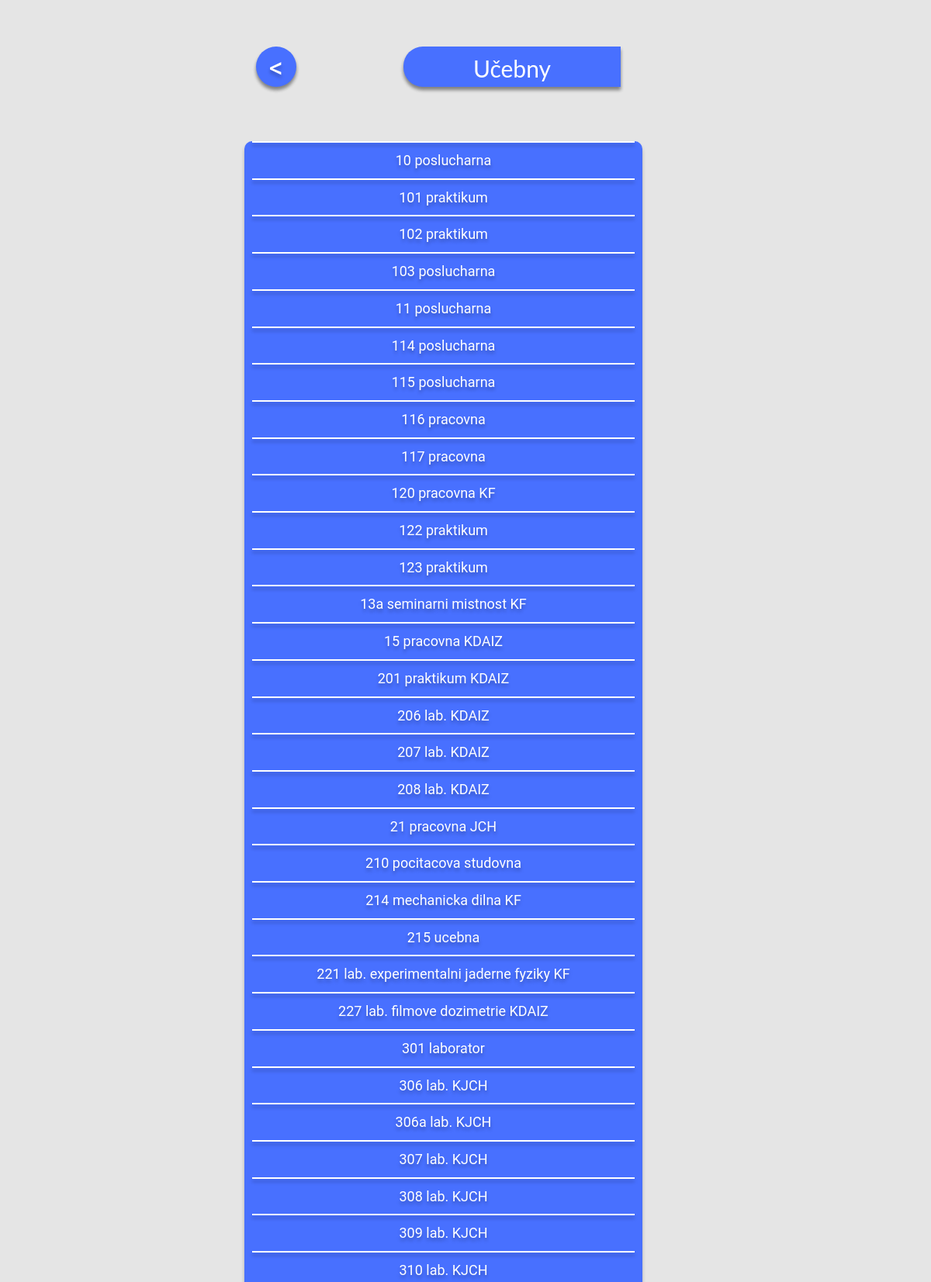
/classes/ (upper part), run on the app's committed database.
### develop/models.py (models this page shows, shortened)
class Room(models.Model):
    floor = models.ForeignKey(
        Floor,
        on_delete=models.PROTECT,
        verbose_name=('floor'),
        related_name='room_on_floor'
    )
    room_type = models.ManyToManyField(Room_type)
    name = models.TextField()
    description = models.TextField()
    area = models.TextField(default='')
    image = models.ImageField(upload_to='develop/db_images',  default='brehova/4. patro/401.jpg')
    class Meta:
        ordering=('name',)

### develop/views.py (the view)
# urls.py: path('classes/', allviews.classes_view, name='classes'),
def classes_view(request, *args, **kwargs):
    queryset = Room.objects.filter(room_type__id = 2)
    context = {
        "rooms": queryset
    }
    return render(request, "develop/classes.html", context)

### develop/templates/develop/classes.html (shortened to what this page needs)
{% load static %}
<!DOCTYPE html>
<html>
<head>
    <link rel="stylesheet" href="https://maxcdn.bootstrapcdn.com/bootstrap/3.4.1/css/bootstrap.min.css">
    <link rel="stylesheet" type="text/css" href="/static/develop/css/styles.css">
    <link rel="stylesheet" href="{% static '/develop/css/styles.css' %}">
</head>
<body>
    <div class="col-md-6 col-sm-6 col-xs-12 col-sm-offset-3 col-md-offset-3">
        <div class="row top-buffer_extendededed">
            <div class="col-md-12 col-sm-12 col-xs-12">
                <div class="col-md-4 col-sm-4 col-xs-4">
                    <button onclick="back()" type="button" class="btn btn-menu btn-square-md" onclick="openNav()"><</button>
                </div>
                <div class="col-md-8 col-sm-8 col-xs-8">
                    <button type="button" class="btn btn-category btn-square-md">Učebny</button>
                </div>
            </div>
        </div>
        <div class="row top-buffer_extendededed">
            <div class="col-md-12 col-sm-12 col-xs-12">
                <div class="list">
                    <hr class="solid">
                    {% for room in rooms %}
                        <p>
                            <a href="{% url 'room_detail' room.id %}">{{room.name}}</a>
                        </p>
                        <hr class="solid">
                    {% endfor %}
                </div>
            </div>
        </div>
    </div>
</body>
</html>

### develop/static/develop/css/styles.css (style rules this page uses)
p { font-family: 'Roboto'; font-style: normal; font-weight: 400; font-size: 25px; text-align: center; color: #FFFFFF; text-shadow: 0px 4px 4px rgba(0, 0, 0, 0.25); }
.list { width: 90%; height: 100%; background: #4870FF; box-shadow: 0px 4px 4px rgba(0, 0, 0, 0.25); border-radius: 10px 10px 0px 0px; }
body { margin: 0; font-family: "Lato", sans-serif; min-height: 667px; background: #E5E5E5; }
a { color: #FFFFFF; }
p { font-size: large; }
.top-buffer_extendededed { margin-top: 60px; }
.btn-menu { font-family: 'Roboto'; font-style: normal; font-weight: 400; font-size: 36px; line-height: 42px; width: 52px; height: 52px; color: white !important; background: #4870FF !important; text-shadow: 0px 4px 4px rgba(0, 0, 0, 0.25); box-shadow: 0px 4px 4px rgba(0, 0, 0, 0.25), 0px 4px 4px rgba(0, 0, 0, 0.25); border-radius: 40px !important; }
.btn-category { width: 280px !important; height: 52px !important; font-size: 30px !important; color: white !important; background: #4870FF; box-shadow: 0px 4px 4px rgba(0, 0, 0, 0.25), 0px 4px 4px rgba(0, 0, 0, 0.25); border-radius: 25px 0px 0px 25px !important; }
hr.solid { border-top: 3px solid #bbb; border-bottom: 3px solid #bbb; margin: 10px; border: 1px solid #FFFFFF; box-shadow: 0px 4px 4px rgba(0, 0, 0, 0.25); }

### data on the page
Room: name "10 poslucharna"
Room: name "101 praktikum"
Room: name "102 praktikum"
Room: name "103 poslucharna"
Room: name "11 poslucharna"
Room: name "114 poslucharna"
Room: name "115 poslucharna"
Room: name "116 pracovna"
Room: name "117 pracovna"
Room: name "120 pracovna KF"
Room: name "122 praktikum"
Room: name "123 praktikum"
Room: name "13a seminarni mistnost KF"
Room: name "15 pracovna KDAIZ"
Room: name "201 praktikum KDAIZ"
Room: name "206 lab. KDAIZ"
Room: name "207 lab. KDAIZ"
Room: name "208 lab. KDAIZ"
Room: name "21 pracovna JCH"
Room: name "210 pocitacova studovna"
Room: name "214 mechanicka dilna KF"
Room: name "215 ucebna"
Room: name "221 lab. experimentalni jaderne fyziky KF"
Room: name "227 lab. filmove dozimetrie KDAIZ"
Room: name "301 laborator"
Room: name "306 lab. KJCH"
Room: name "306a lab. KJCH"
Room: name "307 lab. KJCH"
Room: name "308 lab. KJCH"
Room: name "309 lab. KJCH"
Room: name "310 lab. KJCH"
